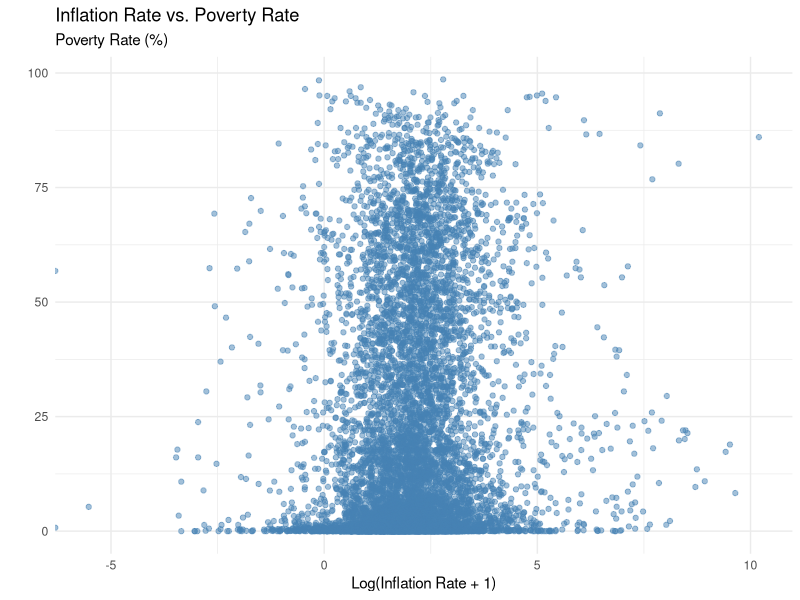
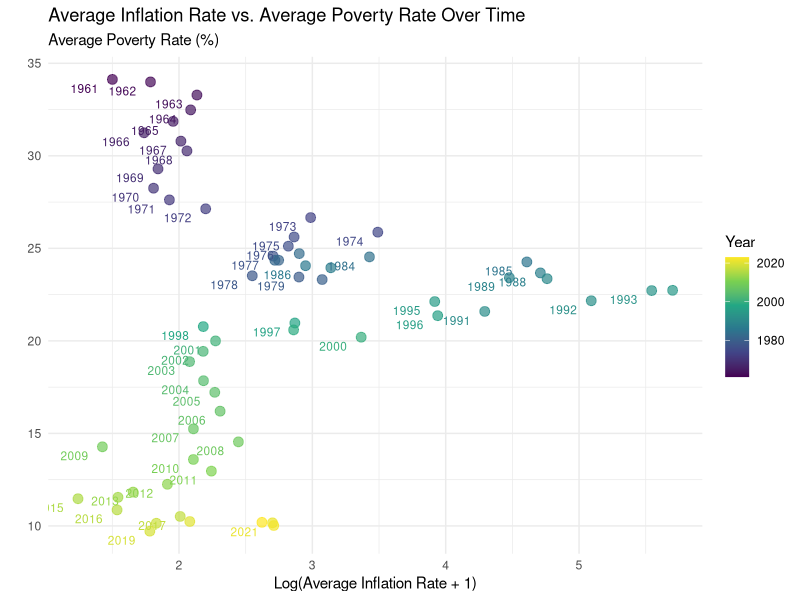
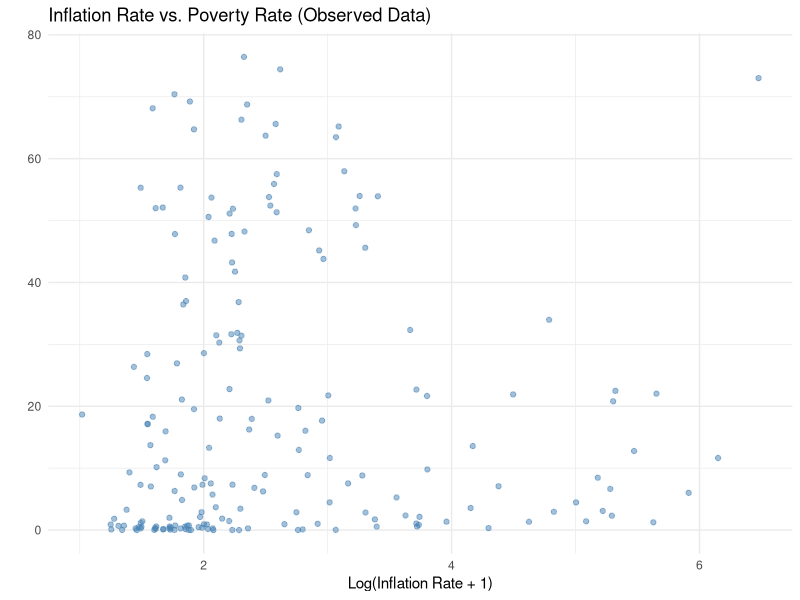
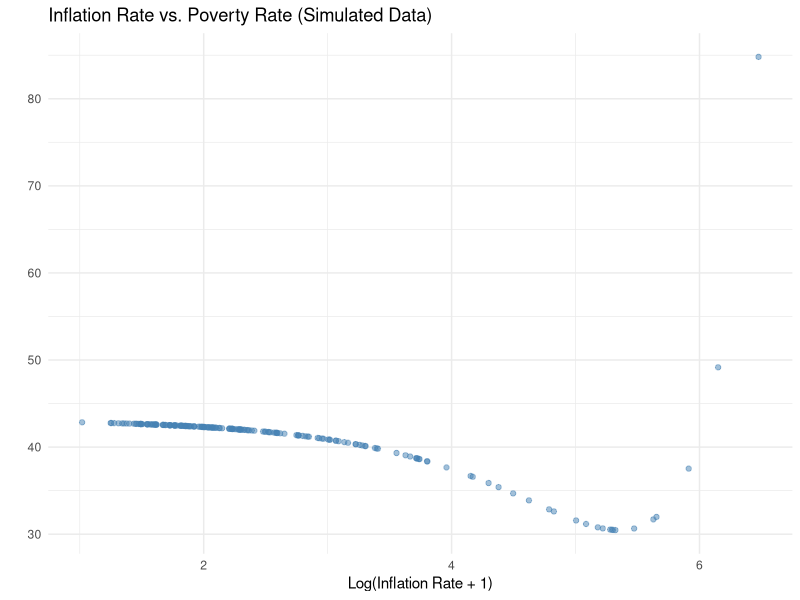

Write the R code that produced these figures, in order.
## ---- chunk 1
#| message: false

library(tidyverse)
library(knitr)
library(viridis)
library(kableExtra)
## ---- chunk 2
#| message: false

poverty <- read_csv("data/poverty.csv")
inflation <- read_csv("data/inflation.csv")
## ---- chunk 3
#| message: false
#| warning: false

# Filter the datasets to include only the overlapping years (1961 to 2023) and
# Pivot the year columns to a single column in both datasets
inflation_filtered_long <- inflation |>
  select(country, `1961`:`2023`) |>
  pivot_longer(cols = `1961`:`2023`, 
               names_to = "year", 
               values_to = "inflation_rate") |>
  mutate(year = as.numeric(year))

poverty_filtered_long <- poverty |>
  select(country, `1961`:`2023`) |>
  pivot_longer(cols = `1961`:`2023`, 
               names_to = "year", 
               values_to = "poverty_rate") |>
  mutate(year = as.numeric(year))

# Join the datasets on country and year, drop missing values, fix variable types
poverty_inflation_data <- inflation_filtered_long |>
  inner_join(poverty_filtered_long, by = c("country", "year")) |>
  drop_na() |>
  mutate(inflation_rate = gsub("\u2212", "-", inflation_rate)) |>
  mutate(inflation_rate = ifelse(
    grepl("k", inflation_rate, ignore.case = TRUE),
    as.numeric(gsub("k", "", inflation_rate, ignore.case = TRUE)) * 1000,
    as.numeric(inflation_rate)))
## ---- chunk 4
#| warning: false
#| fig-align: center
#| fig-cap: "Relationship between log-transformed inflation rate and extreme poverty rate from 1961 to 2023."

# Scatter plot of inflation rate vs. poverty rate
ggplot(data = poverty_inflation_data, 
       mapping = aes(x = log1p(inflation_rate), 
                     y = poverty_rate)) +
  geom_point(alpha = 0.5, color = "steelblue") +
  labs(
    title = "Inflation Rate vs. Poverty Rate",
    subtitle = "Poverty Rate (%)",
    x = "Log(Inflation Rate + 1)",
    y = "") +
  theme_minimal()
## ---- chunk 5
#| warning: false
#| message: false
#| fig-align: center
#| fig-cap: "Change in relationship between log-transformed average global inflation rate and average global poverty rate from 1961 to 2023."

# Aggregate data to show average values per year
aggregated_data <- poverty_inflation_data |>
  group_by(year) |>
  summarize(avg_inflation_rate = mean(inflation_rate, na.rm = TRUE),
            avg_poverty_rate = mean(poverty_rate, na.rm = TRUE))

# Plot of average inflation rate vs. average poverty rate over time
ggplot(data = aggregated_data, 
       mapping = aes(x = log1p(avg_inflation_rate), 
                     y = avg_poverty_rate, 
                     color = year)) +
  geom_point(alpha = 0.7, size = 3) +
  geom_text(aes(label = year), 
            hjust = 1.5, 
            vjust = 1.5, 
            size = 3, 
            check_overlap = TRUE) +
  scale_color_viridis_c() +
  labs(
    title = "Average Inflation Rate vs. Average Poverty Rate Over Time",
    subtitle = "Average Poverty Rate (%)",
    x = "Log(Average Inflation Rate + 1)",
    y = "",
    color = "Year") +
  theme_minimal()
## ---- chunk 6
#| warning: false

# Clean the dataset to only include one inflation rate and one extreme poverty rate per country
clean_data <- poverty_inflation_data |>
  filter(is.finite(inflation_rate) & is.finite(poverty_rate)) |>
  group_by(country) |>
  summarize(
    avg_inflation_rate = mean(inflation_rate, na.rm = TRUE),
    avg_poverty_rate = mean(poverty_rate, na.rm = TRUE)
  ) |>
  filter(!is.na(avg_inflation_rate) & !is.na(avg_poverty_rate))

# Fit the linear regression model with polynomial terms
linear_model <- lm(avg_poverty_rate ~ poly(avg_inflation_rate, 2), data = clean_data)

model_summary <- summary(linear_model)
intercept <- coef(linear_model)[1]
slope <- coef(linear_model)[2]
r_squared <- model_summary$r.squared

regression_results <- enframe(c(intercept, slope, r_squared), 
                              name = "Term", 
                              value = "Value") |>
  mutate(Term = c("Intercept (β0)", "Slope (β1)", "R-squared"))

regression_results |>
  kbl(col.names = c("Term", "Value")) |>
  add_header_above(c("Linear Regression Summary" = 2), bold = TRUE, font_size = 20) |>
  row_spec(0, bold = TRUE, font_size = 14, extra_css = "text-align: center;") |>
  column_spec(1:2, extra_css = "text-align: center;") |>
  kable_styling(font_size = 12, 
                full_width = FALSE)
## ---- chunk 7
# Calculate variance components
var_response <- var(clean_data$avg_poverty_rate)
var_fitted <- var(fitted(linear_model))
var_residuals <- var(residuals(linear_model))

# Create a nicely formatted table using kableExtra
variance_table <- data.frame(
  Metric = c("Variance in Response", "Variance in Fitted Values", "Variance in Residuals"),
  Variance = c(var_response, var_fitted, var_residuals)
)

variance_table |>
  kbl(col.names = c("Metric", "Variance")) |>
  add_header_above(c("Variance Components in Regression Model" = 2), bold = TRUE, font_size = 20) |>
  row_spec(0, bold = TRUE, font_size = 14, extra_css = "text-align: center;") |>
  column_spec(1:2, extra_css = "text-align: center;") |>
  kable_styling(font_size = 12, full_width = FALSE)
## ---- chunk 8
predictions <- predict(linear_model)

predictions_with_errors <- tibble(predicted_avg_poverty_rate = predictions + sigma(linear_model))
## ---- chunk 9
#| layout-ncol: 2

# Scatter plot of inflation rate vs. poverty rate for clean observed data
ggplot(data = clean_data,
       mapping = aes(x = log1p(avg_inflation_rate),
                     y = avg_poverty_rate)) +
  geom_point(alpha = 0.5, color = "steelblue") +
  labs(title = "Inflation Rate vs. Poverty Rate (Observed Data)",
       x = "Log(Inflation Rate + 1)",
       y = "") +
  theme_minimal()

# Construct simulated data
simulated_clean_data <- clean_data |>
  select(avg_inflation_rate) |>
  bind_cols(predictions_with_errors)

# Scatter plot of inflation rate vs. poverty rate for clean simulated data
ggplot(data = simulated_clean_data,
       mapping = aes(x = log1p(avg_inflation_rate),
                     y = predicted_avg_poverty_rate)) +
  geom_point(alpha = 0.5, color = "steelblue") +
  labs(title = "Inflation Rate vs. Poverty Rate (Simulated Data)",
       x = "Log(Inflation Rate + 1)",
       y = "") +
  theme_minimal()
